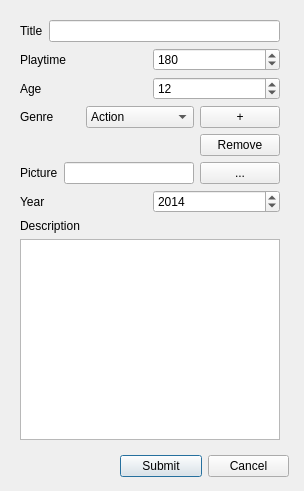
<?xml version="1.0" encoding="UTF-8"?>
<ui version="4.0">
 <class>add_Movie</class>
 <widget class="QDialog" name="add_Movie">
  <property name="geometry">
   <rect>
    <x>0</x>
    <y>0</y>
    <width>304</width>
    <height>491</height>
   </rect>
  </property>
  <property name="sizePolicy">
   <sizepolicy hsizetype="Preferred" vsizetype="Preferred">
    <horstretch>0</horstretch>
    <verstretch>0</verstretch>
   </sizepolicy>
  </property>
  <property name="minimumSize">
   <size>
    <width>304</width>
    <height>491</height>
   </size>
  </property>
  <property name="maximumSize">
   <size>
    <width>304</width>
    <height>491</height>
   </size>
  </property>
  <property name="windowTitle">
   <string>Dialog</string>
  </property>
  <widget class="QWidget" name="layoutWidget">
   <property name="geometry">
    <rect>
     <x>120</x>
     <y>450</y>
     <width>169</width>
     <height>32</height>
    </rect>
   </property>
   <layout class="QHBoxLayout" name="horizontalLayout_8">
    <item>
     <widget class="QPushButton" name="AddButton">
      <property name="text">
       <string>Submit</string>
      </property>
     </widget>
    </item>
    <item>
     <widget class="QPushButton" name="CancelButton">
      <property name="text">
       <string>Cancel</string>
      </property>
     </widget>
    </item>
   </layout>
  </widget>
  <widget class="QWidget" name="layoutWidget">
   <property name="geometry">
    <rect>
     <x>20</x>
     <y>20</y>
     <width>260</width>
     <height>420</height>
    </rect>
   </property>
   <layout class="QVBoxLayout" name="verticalLayout_2">
    <item>
     <layout class="QHBoxLayout" name="horizontalLayout">
      <item>
       <widget class="QLabel" name="TitleLabel">
        <property name="text">
         <string>Title</string>
        </property>
       </widget>
      </item>
      <item>
       <widget class="QLineEdit" name="TitleBox"/>
      </item>
     </layout>
    </item>
    <item>
     <layout class="QHBoxLayout" name="horizontalLayout_2">
      <item>
       <widget class="QLabel" name="PlaytimeLabel">
        <property name="text">
         <string>Playtime</string>
        </property>
       </widget>
      </item>
      <item>
       <widget class="QSpinBox" name="PlaytimeSpinBox">
        <property name="maximum">
         <number>9999</number>
        </property>
        <property name="value">
         <number>180</number>
        </property>
       </widget>
      </item>
     </layout>
    </item>
    <item>
     <layout class="QHBoxLayout" name="horizontalLayout_3">
      <item>
       <widget class="QLabel" name="AgeLabel">
        <property name="text">
         <string>Age</string>
        </property>
       </widget>
      </item>
      <item>
       <widget class="QSpinBox" name="AgeSpinBox">
        <property name="maximum">
         <number>9999</number>
        </property>
        <property name="value">
         <number>12</number>
        </property>
       </widget>
      </item>
     </layout>
    </item>
    <item>
     <layout class="QHBoxLayout" name="horizontalLayout_4">
      <item>
       <widget class="QLabel" name="GenreLabel">
        <property name="text">
         <string>Genre</string>
        </property>
       </widget>
      </item>
      <item>
       <widget class="QComboBox" name="GenreCbb">
        <property name="contextMenuPolicy">
         <enum>Qt::DefaultContextMenu</enum>
        </property>
        <item>
         <property name="text">
          <string>Action</string>
         </property>
        </item>
        <item>
         <property name="text">
          <string>Adventure</string>
         </property>
        </item>
        <item>
         <property name="text">
          <string>Animation</string>
         </property>
        </item>
        <item>
         <property name="text">
          <string>Biography</string>
         </property>
        </item>
        <item>
         <property name="text">
          <string>Crime</string>
         </property>
        </item>
        <item>
         <property name="text">
          <string>Comedy</string>
         </property>
        </item>
        <item>
         <property name="text">
          <string>Drama</string>
         </property>
        </item>
        <item>
         <property name="text">
          <string>History</string>
         </property>
        </item>
        <item>
         <property name="text">
          <string>Family</string>
         </property>
        </item>
        <item>
         <property name="text">
          <string>Fantasy</string>
         </property>
        </item>
        <item>
         <property name="text">
          <string>Horror</string>
         </property>
        </item>
        <item>
         <property name="text">
          <string>Musical</string>
         </property>
        </item>
        <item>
         <property name="text">
          <string>Mystery</string>
         </property>
        </item>
        <item>
         <property name="text">
          <string>Romance</string>
         </property>
        </item>
        <item>
         <property name="text">
          <string>Science fiction</string>
         </property>
        </item>
        <item>
         <property name="text">
          <string>Sport</string>
         </property>
        </item>
        <item>
         <property name="text">
          <string>Thriller</string>
         </property>
        </item>
        <item>
         <property name="text">
          <string>War</string>
         </property>
        </item>
        <item>
         <property name="text">
          <string>Western</string>
         </property>
        </item>
       </widget>
      </item>
      <item>
       <widget class="QPushButton" name="AddGenreButton">
        <property name="text">
         <string>+</string>
        </property>
       </widget>
      </item>
     </layout>
    </item>
    <item>
     <layout class="QHBoxLayout" name="horizontalLayout_5">
      <item>
       <widget class="QLabel" name="CurrGenreLabel">
        <property name="sizePolicy">
         <sizepolicy hsizetype="Expanding" vsizetype="Preferred">
          <horstretch>0</horstretch>
          <verstretch>0</verstretch>
         </sizepolicy>
        </property>
        <property name="text">
         <string/>
        </property>
       </widget>
      </item>
      <item>
       <widget class="QPushButton" name="RemoveGenreButton">
        <property name="text">
         <string>Remove</string>
        </property>
       </widget>
      </item>
     </layout>
    </item>
    <item>
     <layout class="QHBoxLayout" name="horizontalLayout_6">
      <item>
       <widget class="QLabel" name="PictureLabel">
        <property name="text">
         <string>Picture</string>
        </property>
       </widget>
      </item>
      <item>
       <widget class="QLineEdit" name="PictureEdit">
        <property name="text">
         <string/>
        </property>
       </widget>
      </item>
      <item>
       <widget class="QPushButton" name="ExploreButton">
        <property name="text">
         <string>...</string>
        </property>
       </widget>
      </item>
     </layout>
    </item>
    <item>
     <layout class="QHBoxLayout" name="horizontalLayout_7">
      <item>
       <widget class="QLabel" name="YearLabel">
        <property name="text">
         <string>Year</string>
        </property>
       </widget>
      </item>
      <item>
       <widget class="QSpinBox" name="YearSpinBox">
        <property name="maximum">
         <number>9999</number>
        </property>
        <property name="value">
         <number>2014</number>
        </property>
       </widget>
      </item>
     </layout>
    </item>
    <item>
     <layout class="QVBoxLayout" name="verticalLayout">
      <item>
       <widget class="QLabel" name="DescLabel">
        <property name="text">
         <string>Description</string>
        </property>
       </widget>
      </item>
      <item>
       <widget class="QTextEdit" name="DescritionEdit"/>
      </item>
     </layout>
    </item>
   </layout>
  </widget>
 </widget>
 <resources/>
 <connections/>
</ui>
